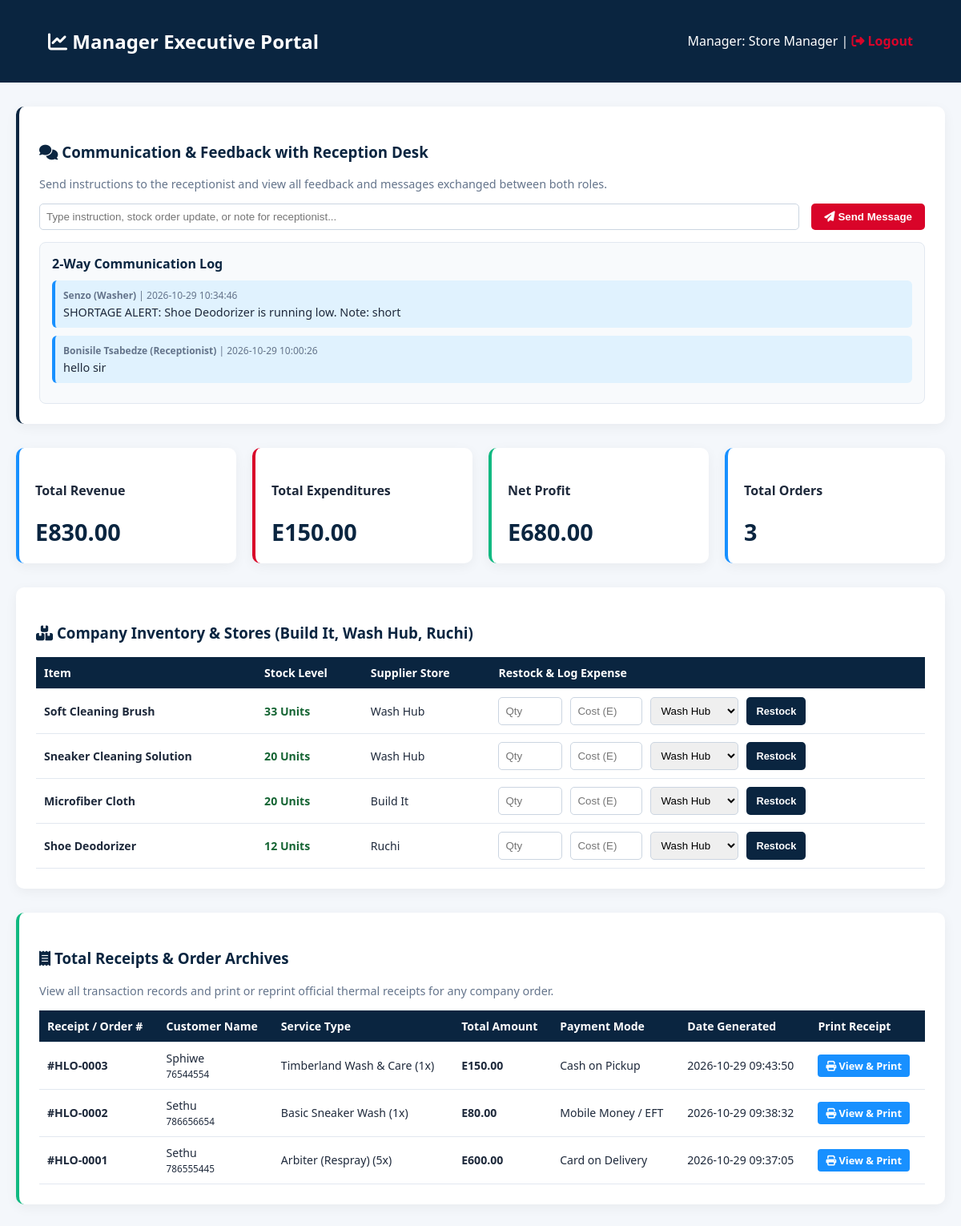
The page /wash/dashboard_manager.php (signed in) on the database its author committed.
### tables this page shows
CREATE TABLE `role_communications` (
  `id` int(11) NOT NULL,
  `order_id` int(11) DEFAULT NULL,
  `sender_id` int(11) NOT NULL,
  `recipient_role` enum('customer','driver','washer','manager','receptionist') NOT NULL,
  `recipient_id` int(11) DEFAULT NULL,
  `message` text NOT NULL,
  `status` enum('Unread','Read','Actioned') DEFAULT 'Unread',
  `created_at` timestamp NOT NULL DEFAULT current_timestamp()
);

CREATE TABLE `users` (
  `id` int(11) NOT NULL,
  `full_name` varchar(100) NOT NULL,
  `email` varchar(100) NOT NULL,
  `phone` varchar(20) NOT NULL,
  `password` varchar(255) NOT NULL,
  `role` enum('customer','receptionist','driver','manager','washer') DEFAULT 'customer',
  `created_at` timestamp NOT NULL DEFAULT current_timestamp()
);

CREATE TABLE `inventory` (
  `id` int(11) NOT NULL,
  `item_name` varchar(150) NOT NULL,
  `category` varchar(100) DEFAULT 'Cleaning Supplies',
  `stock_level` int(11) NOT NULL DEFAULT 0,
  `unit_price` decimal(10,2) NOT NULL DEFAULT 0.00,
  `supplier_store` varchar(100) NOT NULL,
  `last_updated` timestamp NOT NULL DEFAULT current_timestamp() ON UPDATE current_timestamp()
);

CREATE TABLE `orders` (
  `id` int(11) NOT NULL,
  `customer_id` int(11) DEFAULT NULL,
  `customer_name` varchar(100) NOT NULL,
  `customer_phone` varchar(20) NOT NULL,
  `service_type` varchar(100) NOT NULL,
  `price_per_unit` decimal(10,2) NOT NULL,
  `quantity` int(11) NOT NULL DEFAULT 1,
  `total_amount` decimal(10,2) NOT NULL,
  `pickup_address` text NOT NULL,
  `pickup_date` date NOT NULL,
  `payment_mode` enum('Cash on Pickup','Mobile Money / EFT','Card on Delivery') NOT NULL,
  `order_type` enum('online','phone_walkin') DEFAULT 'online',
  `status` enum('Pending Pickup','In Wash','Ready for Delivery','Delivered') DEFAULT 'Pending Pickup',
  `driver_id` int(11) DEFAULT NULL,
  `estimated_delivery` date DEFAULT NULL,
  `receptionist_notes` text DEFAULT NULL,
  `created_at` timestamp NOT NULL DEFAULT current_timestamp()
);

### wash/dashboard_manager.php (the view, shortened to what this page needs)
<?php
include 'config.php';
$manager_id = $_SESSION['user_id'];
$rev = $conn->query("SELECT SUM(total_amount) as total_rev, COUNT(id) as total_orders FROM orders")->fetch_assoc();
$total_revenue = $rev['total_rev'] ?? 0;
$total_orders = $rev['total_orders'] ?? 0;
$exp = $conn->query("SELECT SUM(amount) as total_exp FROM expenditures")->fetch_assoc();
$total_expenditures = $exp['total_exp'] ?? 0;
$net_profit = $total_revenue - $total_expenditures;
$inventory = $conn->query("SELECT * FROM inventory");
$m_reception_comms = $conn->query("SELECT rc.*, u.full_name as sender_name, u.role as sender_role
                                   FROM role_communications rc
                                   JOIN users u ON rc.sender_id = u.id
                                   WHERE (rc.sender_id = $manager_id AND rc.recipient_role = 'receptionist')
                                      OR (rc.recipient_role = 'manager')
                                   ORDER BY rc.id DESC");
?>
<!DOCTYPE html>
<html lang="en">
<head>
    <link href="https://cdnjs.cloudflare.com/ajax/libs/font-awesome/6.4.0/css/all.min.css" rel="stylesheet">
</head>
<body>
<header>
    <h2><i class="fa-solid fa-chart-line"></i> Manager Executive Portal</h2>
    <div>Manager: <?= htmlspecialchars($_SESSION['name']) ?> | <a href="logout.php" style="color:#d90429; font-weight:bold; text-decoration:none;"><i class="fa-solid fa-right-from-bracket"></i> Logout</a></div>
</header>
<div class="container">
    <div class="card" style="border-left: 4px solid #0a2540;">
        <h3 style="color:#0a2540;"><i class="fa-solid fa-comments"></i> Communication & Feedback with Reception Desk</h3>
        <p style="color:#64748b; font-size:0.9rem;">Send instructions to the receptionist and view all feedback and messages exchanged between both roles.</p>
        <form method="POST" style="margin-top:15px;">
            <div style="display:flex; gap:15px;">
                <input type="text" name="manager_message" placeholder="Type instruction, stock order update, or note for receptionist..." required>
                <button type="submit" name="send_receptionist_msg" style="background:#d90429; white-space:nowrap;"><i class="fa-solid fa-paper-plane"></i> Send Message</button>
            </div>
        </form>
        <div class="chat-box">
            <h4 style="margin:0 0 10px 0; color:#0a2540;">2-Way Communication Log</h4>
            <?php if($m_reception_comms->num_rows > 0): ?>
                <?php while($c = $m_reception_comms->fetch_assoc()): ?>
                    <?php $is_me = ($c['sender_id'] == $manager_id); ?>
                    <div class="msg-bubble <?= $is_me ? 'msg-sender' : 'msg-receiver' ?>">
                        <div style="font-size:0.75rem; color:#64748b; margin-bottom:3px;">
                            <strong><?= $is_me ? 'You (Manager)' : htmlspecialchars($c['sender_name']) . ' (' . ucfirst($c['sender_role']) . ')' ?></strong> | <?= $c['created_at'] ?>
                        </div>
                        <div style="font-size:0.9rem;"><?= htmlspecialchars($c['message']) ?></div>
                    </div>
                <?php endwhile; ?>
            <?php else: ?>
                <p style="color:#64748b; margin:0;">No messages or feedback exchanged yet.</p>
            <?php endif; ?>
        </div>
    </div>
    <div class="stats-grid">
        <div class="stat-card"><h4>Total Revenue</h4><div class="value">E<?= number_format($total_revenue, 2) ?></div></div>
        <div class="stat-card expense"><h4>Total Expenditures</h4><div class="value">E<?= number_format($total_expenditures, 2) ?></div></div>
        <div class="stat-card profit"><h4>Net Profit</h4><div class="value">E<?= number_format($net_profit, 2) ?></div></div>
        <div class="stat-card"><h4>Total Orders</h4><div class="value"><?= $total_orders ?></div></div>
    </div>
    <div class="card">
        <h3 style="color:#0a2540;"><i class="fa-solid fa-boxes-stacked"></i> Company Inventory & Stores (Build It, Wash Hub, Ruchi)</h3>
        <table>
            <thead><tr><th>Item</th><th>Stock Level</th><th>Supplier Store</th><th>Restock & Log Expense</th></tr></thead>
            <tbody>
                <?php while($inv = $inventory->fetch_assoc()): ?>
                <tr>
                    <td><strong><?= htmlspecialchars($inv['item_name']) ?></strong></td>
                    <td><span style="color:<?= $inv['stock_level'] <= 10 ? '#dc2626' : '#166534' ?>; font-weight:bold;"><?= $inv['stock_level'] ?> Units</span></td>
                    <td><?= htmlspecialchars($inv['supplier_store']) ?></td>
                    <td>
                        <form method="POST" style="display:flex; gap:10px;">
                            <input type="number" name="add_quantity" placeholder="Qty" min="1" style="width:80px;" required>
                            <input type="number" step="0.01" name="total_cost" placeholder="Cost (E)" min="0" style="width:90px;" required>
                            <select name="supplier_store" style="width:110px;">
                                <option value="Wash Hub">Wash Hub</option>
                            </select>
                            <button type="submit" name="restock_item" style="padding:6px 12px; font-size:0.8rem;">Restock</button>
                        </form>
                    </td>
                </tr>
                <?php endwhile; ?>
            </tbody>
        </table>
    </div>
    <div class="card" style="border-left: 4px solid #10b981;">
        <h3 style="color:#0a2540;"><i class="fa-solid fa-receipt"></i> Total Receipts & Order Archives</h3>
        <p style="color:#64748b; font-size:0.9rem;">View all transaction records and print or reprint official thermal receipts for any company order.</p>
        <table>
            <thead>
                <tr>
                    <th>Receipt / Order #</th>
                    <th>Customer Name</th>
                    <th>Service Type</th>
                    <th>Total Amount</th>
                    <th>Payment Mode</th>
                    <th>Date Generated</th>
                    <th>Print Receipt</th>
                </tr>
            </thead>
            <tbody>
                <?php
                $receipt_orders = $conn->query("SELECT * FROM orders ORDER BY id DESC");
                while($rcpt = $receipt_orders->fetch_assoc()):
                ?>
                <tr>
                    <td><strong>#HLO-<?= sprintf("%04d", $rcpt['id']) ?></strong></td>
                    <td><?= htmlspecialchars($rcpt['customer_name']) ?><br><small><?= htmlspecialchars($rcpt['customer_phone']) ?></small></td>
                    <td><?= htmlspecialchars($rcpt['service_type']) ?> (<?= $rcpt['quantity'] ?>x)</td>
                    <td><strong>E<?= number_format($rcpt['total_amount'], 2) ?></strong></td>
                    <td><?= htmlspecialchars($rcpt['payment_mode']) ?></td>
                    <td><?= $rcpt['created_at'] ?></td>
                    <td>
                        <a href="print_receipt.php?id=<?= $rcpt['id'] ?>" target="_blank" class="btn-print">
                            <i class="fa-solid fa-print"></i> View & Print
                        </a>
                    </td>
                </tr>
                <?php endwhile; ?>
            </tbody>
        </table>
    </div>
</div>
</body>
</html>

### wash/dashboard_manager.php (style rules this page uses)
body { font-family: 'Segoe UI', sans-serif; background: #f4f7fb; margin: 0; color: #1e293b; }
header { background: #0a2540; color: white; padding: 15px 5%; display: flex; justify-content: space-between; align-items: center; }
.container { max-width: 1250px; margin: 30px auto; padding: 0 20px; }
.stats-grid { display: grid; grid-template-columns: repeat(auto-fit, minmax(240px, 1fr)); gap: 20px; margin-bottom: 30px; }
.stat-card { background: white; padding: 20px; border-radius: 10px; box-shadow: 0 4px 15px rgba(0,0,0,0.05); border-left: 4px solid #1890ff; }
.stat-card.profit { border-left-color: #10b981; }
.stat-card.expense { border-left-color: #d90429; }
.stat-card .value { font-size: 1.8rem; font-weight: bold; color: #0a2540; margin-top: 5px; }
.card { background: white; padding: 25px; border-radius: 10px; box-shadow: 0 4px 15px rgba(0,0,0,0.05); margin-bottom: 30px; }
table { width: 100%; border-collapse: collapse; margin-top: 15px; font-size: 0.88rem; }
th, td { padding: 10px; border-bottom: 1px solid #e2e8f0; text-align: left; }
th { background: #0a2540; color: white; }
select, input { width: 100%; padding: 8px; border: 1px solid #cbd5e1; border-radius: 5px; box-sizing: border-box; }
button { background: #0a2540; color: white; padding: 8px 16px; border: none; border-radius: 5px; cursor: pointer; font-weight: bold; }
.chat-box { background: #f8fafc; border: 1px solid #e2e8f0; padding: 15px; border-radius: 8px; margin-top: 15px; max-height: 300px; overflow-y: auto; }
.msg-bubble { margin-bottom: 10px; padding: 10px; border-radius: 6px; }
.msg-receiver { background: #e0f2fe; border-left: 4px solid #1890ff; }
.btn-print { background: #1890ff; color: white; padding: 5px 10px; border-radius: 4px; text-decoration: none; font-size: 0.8rem; font-weight: bold; display: inline-block; }

### rows shown on the page
role_communications: sender.full_name "Senzo", sender.role "Washer", created_at "2026-10-29 10:34:46", message "SHORTAGE ALERT: Shoe Deodorizer is running low. Note: short"
role_communications: sender.full_name "Bonisile Tsabedze", sender.role "Receptionist", created_at "2026-10-29 10:00:26", message "hello sir"
inventory: item_name "Soft Cleaning Brush", stock_level "33", supplier_store "Wash Hub"
inventory: item_name "Sneaker Cleaning Solution", stock_level "20", supplier_store "Wash Hub"
inventory: item_name "Microfiber Cloth", stock_level "20", supplier_store "Build It"
inventory: item_name "Shoe Deodorizer", stock_level "12", supplier_store "Ruchi"
orders: id "0003", customer_name "Sphiwe", customer_phone "76544554", service_type "Timberland Wash & Care", quantity "1", total_amount "150.00", payment_mode "Cash on Pickup", created_at "2026-10-29 09:43:50"
orders: id "0002", customer_name "Sethu", customer_phone "786656654", service_type "Basic Sneaker Wash", quantity "1", total_amount "80.00", payment_mode "Mobile Money / EFT", created_at "2026-10-29 09:38:32"
orders: id "0001", customer_name "Sethu", customer_phone "786555445", service_type "Arbiter (Respray)", quantity "5", total_amount "600.00", payment_mode "Card on Delivery", created_at "2026-10-29 09:37:05"

### other values the page prints
$_SESSION['name'] "Store Manager"
$total_revenue "830.00"
$total_expenditures "150.00"
$net_profit "680.00"
$total_orders "3"
